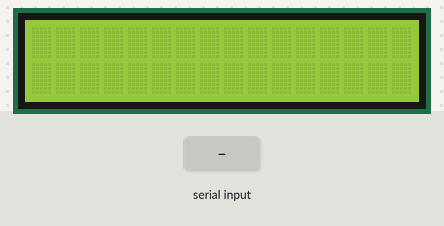
Recording of a sketch running on a simulated Arduino Uno, built with avr-gcc and run on an emulated ATmega328P. Parts: 16×2 character LCD. Inputs (shaded band) come from the test bench. What the sketch prints to the serial monitor is not drawn.

Above: at 1.2 s.
1.3 s: "1\n" received over Serial
At 2.5 s:
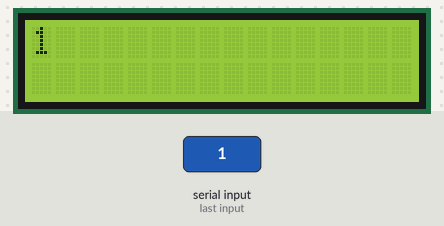
2.8 s: "0\n" received over Serial
At 3.7 s:
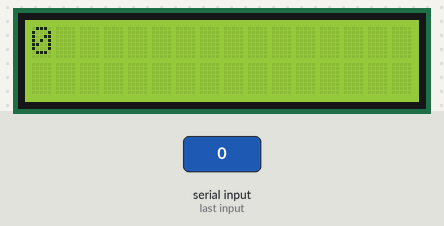
4.3 s: "2\n" received over Serial
At 4.8 s:
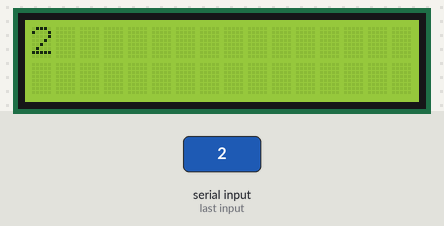
Timing chart, 0 to 7.3 s (numbered marks = the images above; inputs shaded):
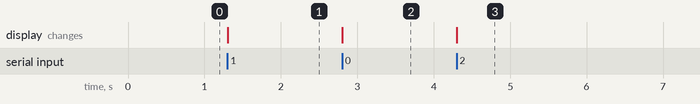

The sketch:

ex01_1.ino
```cpp
#include <Wire.h>
#include <LiquidCrystal_I2C.h>

LiquidCrystal_I2C lcd(32, 16, 2);


void setup()
{
  lcd.init();
  lcd.backlight();
  lcd.setCursor(0, 0);

  Serial.begin(9600);
}


void loop()
{
  if (Serial.available() == true) {

    String inString = Serial.readStringUntil('\n');
    Serial.print(inString);

    lcd.setCursor(0,0);
    lcd.print(inString);
  	delay(1000);
  }
}
```

Measured:
- after the input at 1.3 s, the display: changes at once (image 1)
- after the input at 2.8 s, the display: changes at once (image 2)
- after the input at 4.3 s, the display: changes at once (image 3)
